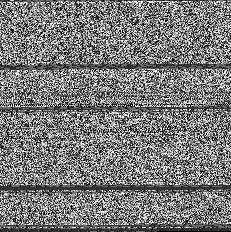
#> input picture data/augmented_images/google_docs_pdfs_png/Agatha_Christie.png, 231 x 232 px, given as the content of the folder word_pdfs_png, which was not available
$ python create_comparison_images.py
#> lines starting #> are read from the running program, lines starting #| are printed output that depends on the picture; pictures that were not available may be replaced by others from this repository, and a replacement may not be noted
#!/usr/bin/env python3
"""
PDF Binary Image Comparison Tool

Creates side-by-side visualizations of Word, Google Docs, and Python-generated
PDF binary images to understand what the classifiers are seeing.
"""

import os
import numpy as np
from PIL import Image, ImageDraw, ImageFont
import matplotlib.pyplot as plt

def create_side_by_side_comparison(word_dir='word_pdfs_png', google_dir='google_docs_pdfs_png',
                                 python_dir='python_pdfs_png', output_dir='comparison_images',
                                 num_comparisons=10):
    """
    Create side-by-side comparisons of the same document across all three generation methods.

    Args:
        word_dir (str): Directory containing Word-generated PDF images
        google_dir (str): Directory containing Google Docs-generated PDF images
        python_dir (str): Directory containing Python-generated PDF images
        output_dir (str): Directory to save comparison images
        num_comparisons (int): Number of comparison images to create
    """
#> called with word_dir = 'word_pdfs_png', google_dir = 'google_docs_pdfs_png', python_dir = 'python_pdfs_png', output_dir = 'comparison_images', num_comparisons = 10

    # Create output directory
    if not os.path.exists(output_dir):
        os.makedirs(output_dir)

    # Get common files across all three directories
    word_files = set([f.replace('.png', '') for f in os.listdir(word_dir) if f.endswith('.png')])
    google_files = set([f.replace('.png', '') for f in os.listdir(google_dir) if f.endswith('.png')])
    python_files = set([f.replace('.png', '') for f in os.listdir(python_dir) if f.endswith('.png')])

    # Find files that exist in all three directories
    common_files = list(word_files & google_files & python_files)

    print(f"Found {len(common_files)} files common to all three PDF types")

    # Limit to requested number
    common_files = common_files[:num_comparisons]

    print(f"Creating {len(common_files)} comparison images...")

    for i, base_filename in enumerate(common_files, 1):
        try:
            # Load the three images
            word_path = os.path.join(word_dir, f"{base_filename}.png")
            google_path = os.path.join(google_dir, f"{base_filename}.png")
            python_path = os.path.join(python_dir, f"{base_filename}.png")

            word_img = Image.open(word_path).convert('RGB')
            google_img = Image.open(google_path).convert('RGB')
            python_img = Image.open(python_path).convert('RGB')

            # Get original dimensions for labels
            word_dims = f"{word_img.size[0]}x{word_img.size[1]}"
#> word_dims = '231x232'
            google_dims = f"{google_img.size[0]}x{google_img.size[1]}"
#> google_dims = '231x232'
            python_dims = f"{python_img.size[0]}x{python_img.size[1]}"
#> python_dims = '231x232'

            # Resize all to same height for comparison (keep aspect ratio)
            target_height = 300

            word_ratio = target_height / word_img.size[1]
#> word_ratio = 1.29
            google_ratio = target_height / google_img.size[1]
#> google_ratio = 1.29
            python_ratio = target_height / python_img.size[1]
#> python_ratio = 1.29

            word_resized = word_img.resize((int(word_img.size[0] * word_ratio), target_height), Image.LANCZOS)
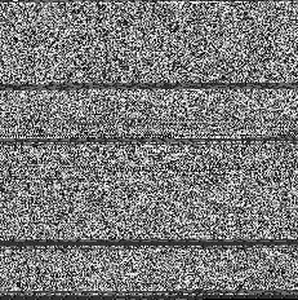
#> word_resized: PIL image 298x300 RGB; min 0, max 255, mean 122.2
            google_resized = google_img.resize((int(google_img.size[0] * google_ratio), target_height), Image.LANCZOS)
            python_resized = python_img.resize((int(python_img.size[0] * python_ratio), target_height), Image.LANCZOS)

            # Create comparison image
            padding = 20
            label_height = 30
            total_width = word_resized.size[0] + google_resized.size[0] + python_resized.size[0] + 4 * padding
#> total_width = 974
            total_height = target_height + label_height + 2 * padding

            comparison = Image.new('RGB', (total_width, total_height), 'white')
#> comparison: PIL image 974x370 RGB; every value is 255

            # Paste images
            x_offset = padding
            comparison.paste(word_resized, (x_offset, padding + label_height))
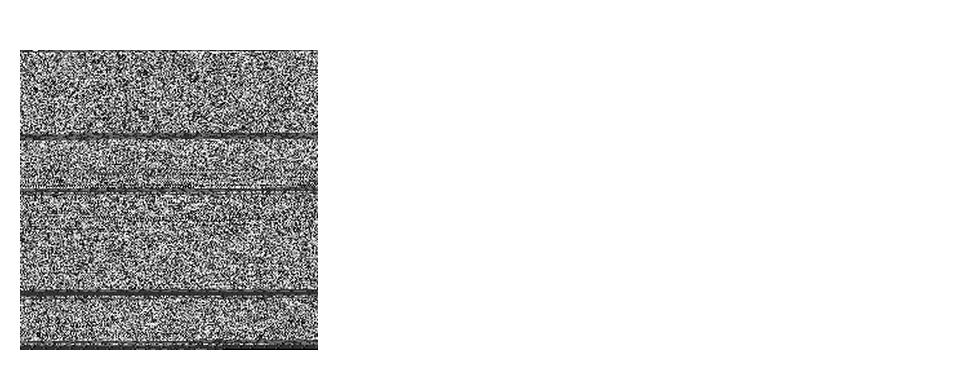
#> comparison: PIL image 974x370 RGB; min 0, max 255, mean 222
            x_offset += word_resized.size[0] + padding
#> x_offset = 338
            comparison.paste(google_resized, (x_offset, padding + label_height))
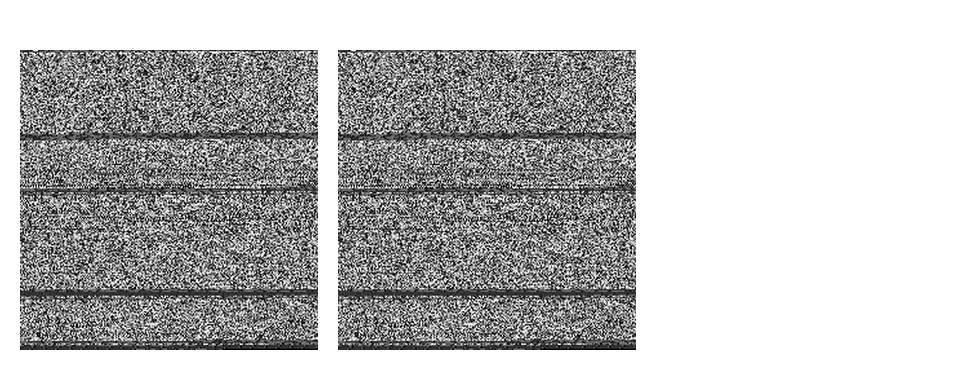
#> comparison: PIL image 974x370 RGB; min 0, max 255, mean 189.1
            x_offset += google_resized.size[0] + padding
#> x_offset = 656
            comparison.paste(python_resized, (x_offset, padding + label_height))
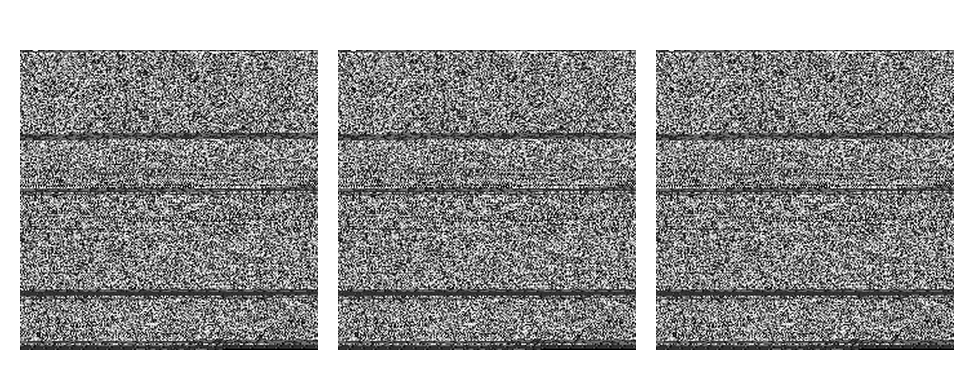
#> comparison: PIL image 974x370 RGB; min 0, max 255, mean 156.1

            # Add labels
            draw = ImageDraw.Draw(comparison)
            try:
                font = ImageFont.truetype("/System/Library/Fonts/Arial.ttf", 16)
            except:
                font = ImageFont.load_default()

            # Labels with dimensions
            x_offset = padding
            draw.text((x_offset, 5), f"Word PDF\n{word_dims}", fill='black', font=font)
            x_offset += word_resized.size[0] + padding
#> x_offset = 338
            draw.text((x_offset, 5), f"Google Docs PDF\n{google_dims}", fill='black', font=font)
            x_offset += google_resized.size[0] + padding
#> x_offset = 656
            draw.text((x_offset, 5), f"Python PDF\n{python_dims}", fill='black', font=font)

            # Save comparison
            output_path = os.path.join(output_dir, f"{i:02d}_{base_filename}_comparison.png")
            comparison.save(output_path)
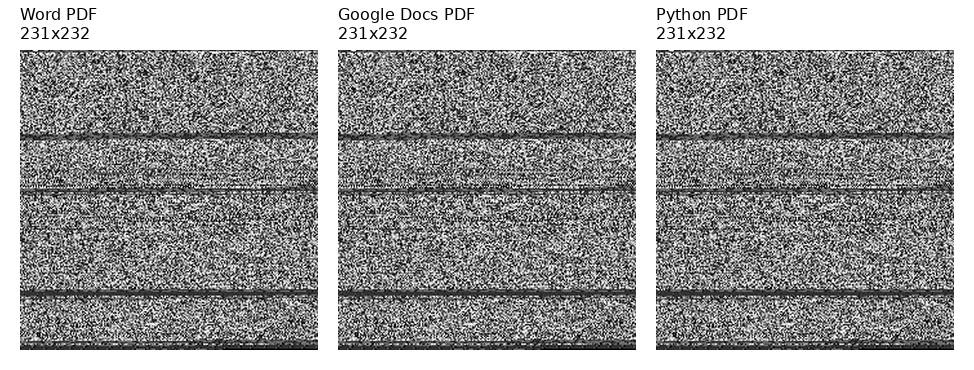
#> saved as 01_Agatha_Christie_comparison.png: PIL image 974x370 RGB; min 0, max 255, mean 155

            print(f"[{i:2d}/{len(common_files)}] Created: {base_filename}_comparison.png")

        except Exception as e:
            print(f"[{i:2d}/{len(common_files)}] ERROR with {base_filename}: {e}")

    print(f"\nComparison images saved to: {output_dir}/")

def create_intensity_histograms(word_dir='word_pdfs_png', google_dir='google_docs_pdfs_png',
                              python_dir='python_pdfs_png', output_dir='comparison_images',
                              num_samples=10):
    """Create histograms showing intensity distributions for each PDF type."""
#> called with word_dir = 'word_pdfs_png', google_dir = 'google_docs_pdfs_png', python_dir = 'python_pdfs_png', output_dir = 'comparison_images', num_samples = 20

    print("\nCreating intensity distribution histograms...")

    # Sample files
    word_files = [f for f in os.listdir(word_dir) if f.endswith('.png')][:num_samples]
    google_files = [f for f in os.listdir(google_dir) if f.endswith('.png')][:num_samples]
    python_files = [f for f in os.listdir(python_dir) if f.endswith('.png')][:num_samples]

    # Collect pixel intensities
    word_intensities = []
    google_intensities = []
    python_intensities = []

    for filename in word_files:
        img = Image.open(os.path.join(word_dir, filename)).convert('L')
#> img is the input picture: PIL image 231x232 L; min 0, max 255, mean 122.2
        word_intensities.extend(list(np.array(img).flatten()))

    for filename in google_files:
        img = Image.open(os.path.join(google_dir, filename)).convert('L')
        google_intensities.extend(list(np.array(img).flatten()))

    for filename in python_files:
        img = Image.open(os.path.join(python_dir, filename)).convert('L')
        python_intensities.extend(list(np.array(img).flatten()))

    # Create histogram plot
    plt.figure(figsize=(12, 6))

    plt.hist(word_intensities, bins=50, alpha=0.7, label=f'Word (mean: {np.mean(word_intensities):.1f})', color='blue')
    plt.hist(google_intensities, bins=50, alpha=0.7, label=f'Google (mean: {np.mean(google_intensities):.1f})', color='green')
    plt.hist(python_intensities, bins=50, alpha=0.7, label=f'Python (mean: {np.mean(python_intensities):.1f})', color='red')

    plt.xlabel('Pixel Intensity (0-255)')
    plt.ylabel('Frequency')
    plt.title('Pixel Intensity Distributions by PDF Generation Method')
    plt.legend()
    plt.grid(True, alpha=0.3)

    histogram_path = os.path.join(output_dir, 'intensity_distributions.png')
    plt.savefig(histogram_path, dpi=150, bbox_inches='tight')
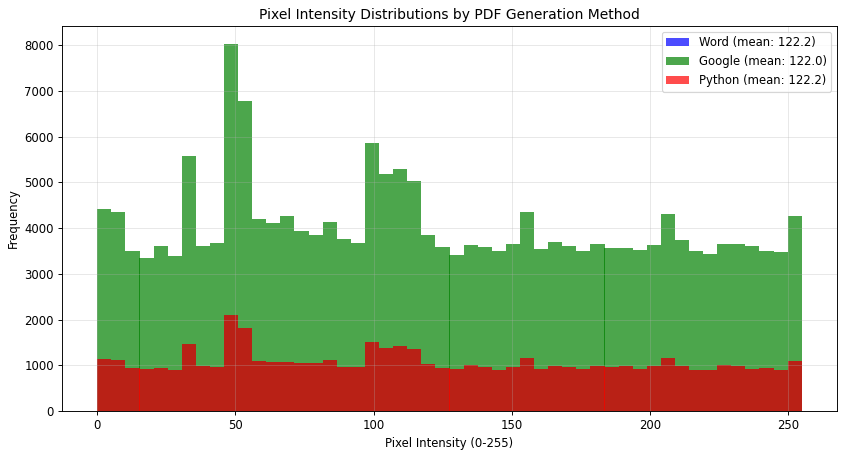
#> figure drawn by matplotlib, 1 panel; tallest bar 2091 high, from x = 45.9 to 51; tallest bar 8020 high, from x = 45.9 to 51; tallest bar 2091 high, from x = 45.9 to 51
    plt.close()

    print(f"Intensity histogram saved to: {histogram_path}")

def main():
    """Create comparison visualizations."""

    print("PDF Binary Image Comparison Tool")
    print("=" * 40)

    # Create side-by-side comparisons
    create_side_by_side_comparison(num_comparisons=10)

    # Create intensity histograms
    create_intensity_histograms(num_samples=20)

    print("\nComparison analysis complete!")
    print("Check the 'comparison_images/' directory to see:")
    print("- Side-by-side binary image comparisons")
    print("- Pixel intensity distribution histograms")

if __name__ == "__main__":
    main()
